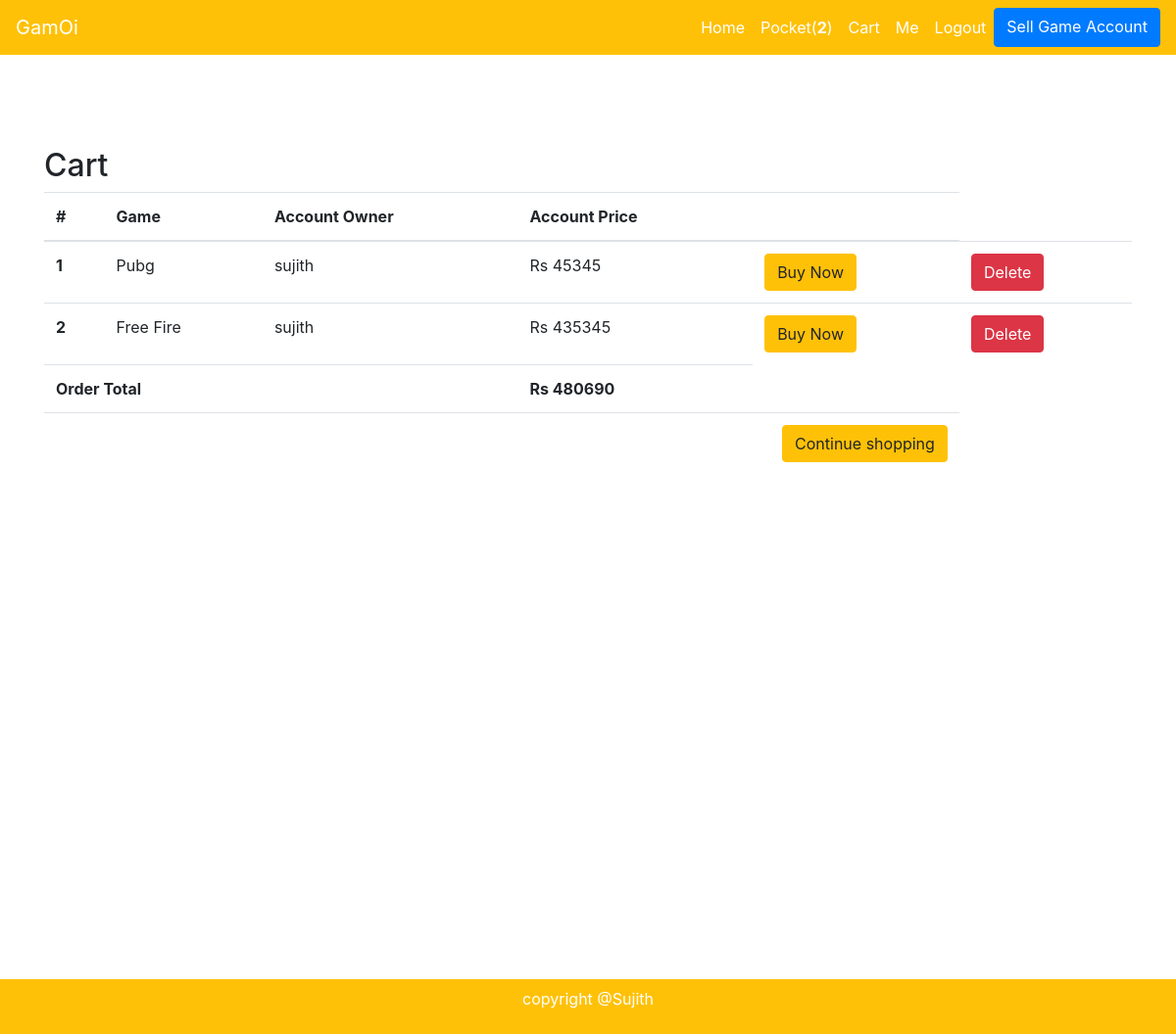
The app's page /cart/ (signed in) with its own data.
### core/models.py (models this page shows, shortened)
class CartOrder(models.Model):
    user = models.ForeignKey(settings.AUTH_USER_MODEL, on_delete=models.CASCADE)
    game_accounts = models.ManyToManyField(CartItem)
    cart_created_on = models.DateTimeField(auto_now_add=True)
    account_delivered = models.BooleanField(default=False)
    def get_total(self):
        total = 0
        for order_item in self.game_accounts.filter(ordered=False):
            total += order_item.total_price_per_account()
        return total

class CartItem(models.Model):
    user = models.ForeignKey(settings.AUTH_USER_MODEL, on_delete=models.CASCADE)
    ordered = models.BooleanField(default=False)
    game_account = models.ForeignKey(GameAccounts, on_delete=models.CASCADE)
    payment_done = models.BooleanField(default=False)
    def total_price_per_account(self):
        return self.game_account.rate

class GameAccounts(models.Model):
    description = models.CharField(max_length=300)
    rate = models.PositiveIntegerField()
    game = models.ForeignKey(ListedGames, on_delete=models.CASCADE)
    acc_owner = models.ForeignKey(settings.AUTH_USER_MODEL, on_delete=models.CASCADE, null=True, blank=True)
    payment_done = models.BooleanField(default=False)
    ordered = models.BooleanField(default=False)

class ListedGames(models.Model):
    name = models.CharField(max_length=300)
    theme_image = models.ImageField()
    slug = models.SlugField()
    def __str__(self):
        return self.name
    class Meta:
        verbose_name_plural='Listed Games'

### core/views.py (the view)
# urls.py: path('cart/', CartView.as_view(), name='cart'),
class CartView(View):
    def get(self, request, *args, **kwargs):
        try:
            context = {
                'object': CartOrder.objects.get(user=self.request.user)
            }
            return render(request, 'core/cart.html', context)
        except ObjectDoesNotExist:
            return redirect("/")

### core/templatetags/custom_tags.py (called while the page is built)
@register.filter
def cart_item_count(user):
    if user.is_authenticated:
        qs = CartOrder.objects.filter(user=user)
        if qs.exists():
            return qs[0].game_accounts.count()
    return 0

### templates/core/cart.html (shortened to what this page needs)
{% extends "base.html" %}
{% block content %}
  <main class="tbl">
    <div class="container">
    <div class="table-responsive text-nowrap my_card">
    <h2>Cart</h2>
    <table class="table">
        <thead>
        <tr>
            <th scope="col">#</th>
            <th scope="col">Game</th>
            <th scope="col">Account Owner</th>
            <th scope="col">Account Price</th>
            <th scope="col"></th>
        </tr>
        </thead>
        <tbody class="tbl-bdy">
        {% for order_item in object.game_accounts.all %}
        <tr class="tbl-rw">
            <th scope="row">{{ forloop.counter }}</th>
            <td>{{ order_item.game_account.game }}</td>
            <td>{{ order_item.game_account.acc_owner }}</td>
            <td>Rs {{ order_item.game_account.rate }}</td>
            {% if order_item.payment_done == False and order_item.ordered == False %}
            <td><a class='btn btn-warning' href='{% url "core:checkout" order_item.game_account.pk %}'>Buy Now</a></td>
            {% elif order_item.ordered == True %}
            <td><a class='btn btn-success' href=''>Sold</a></td>
            {% elif order_item.payment_done == True %}
            <td><a class='btn btn-success' href=''>Payed</a></td>
            {% endif %}
            <td>
                <form method="GET" action="" class="cart-form2" id="{{order_item.game_account.pk}}">
                    <button class="btn btn-danger" id="dlt" type="submit">Delete</button>
                </form>
            </td>
        </tr>
        {% endfor %}
        {% if object.get_total %}
        <tr>
            <td colspan="3"><b>Order Total</b></td>
            <td><b>Rs {{ object.get_total }}</b></td>
        </tr>
        <tr>
            <td colspan="5">
            <a class='btn btn-warning float-right' href='/'>Continue shopping</a>
            </td>
        </tr>
        {% endif %}
        </tbody>
    </table>
    </div>
    </div>
  </main>
{% endblock content %}

### templates/base.html (shortened to what this page needs)
{% load custom_tags %}
<!doctype html>
<html lang="en">
  <head>
    <link rel="stylesheet" href="https://stackpath.bootstrapcdn.com/bootstrap/4.3.1/css/bootstrap.min.css">
  </head>
<body>
    <nav class="navbar navbar-expand-lg navbar-dark bg-warning">
        <a class="navbar-brand" href="#">GamOi</a>
        <div class="collapse navbar-collapse" id="navbarNavAltMarkup" style="display: flex;">
          <div class="navbar-nav" style="margin-left: auto;">
            <a class="nav-item nav-link active" href="{% url 'core:home' %}">Home <span class="sr-only">(current)</span></a>
            <a class="nav-item nav-link active" href="{% url 'core:cart' %}">Pocket(<b id="cart1">{{ request.user|cart_item_count }}</b>)</a>
            <a class="nav-item nav-link active" id="cart" href="{% url 'core:cart' %}">Cart</a>
            <a class="nav-item nav-link active" id="cart" href="{% url 'core:cart' %}">Me</a>
            {% if request.user.is_authenticated %}
            <a class="nav-item nav-link active" href="{% url 'accounts:logout' %}">Logout</a>
            <a href="{% url 'core:sell' %}" type="button" class="btn btn-primary">Sell Game Account</a>
            {% else %}
            <a class="nav-item nav-link active" href="{% url 'accounts:login' %}">Login</a>
            <a class="nav-item nav-link active" href="{% url 'accounts:signup' %}">Signup</a>
            {% endif %}
          </div>
        </div>
      </nav>
      <div class="main">
        {% block content %}
        {% endblock content %}
      </div>
      <div class="bg-warning p-2 foot">
        <div class="container">
          <div class="row">
            <div class="col-md-12 text-center text-white">
              <p>copyright @Sujith</p>
            </div>
          </div>
        </div>
      </div>
  </body>
</html>

### templates/core/cart.html (style rules this page uses)
.my_card { margin-top: 150px; }

### templates/base.html (style rules this page uses)
.navbar { overflow: hidden; background-color: #333; position: fixed; top: 0; width: 100%; z-index:2; }
.main { margin-top: 80px; }
.foot { text-align: center; padding: 10px; margin-top: 500px; padding: 10px 10px 0px 10px; bottom: 0; width: 100%; }

### records on screen
CartItem: game_account.game "Pubg", game_account.acc_owner "sujith", game_account.rate "45345", payment_done "Buy Now"
CartItem: game_account.game "Free Fire", game_account.acc_owner "sujith", game_account.rate "435345", payment_done "Buy Now"
CartOrder: get_total "480690"

### other values on screen
{{ request.user|cart_item_count }} "2"
